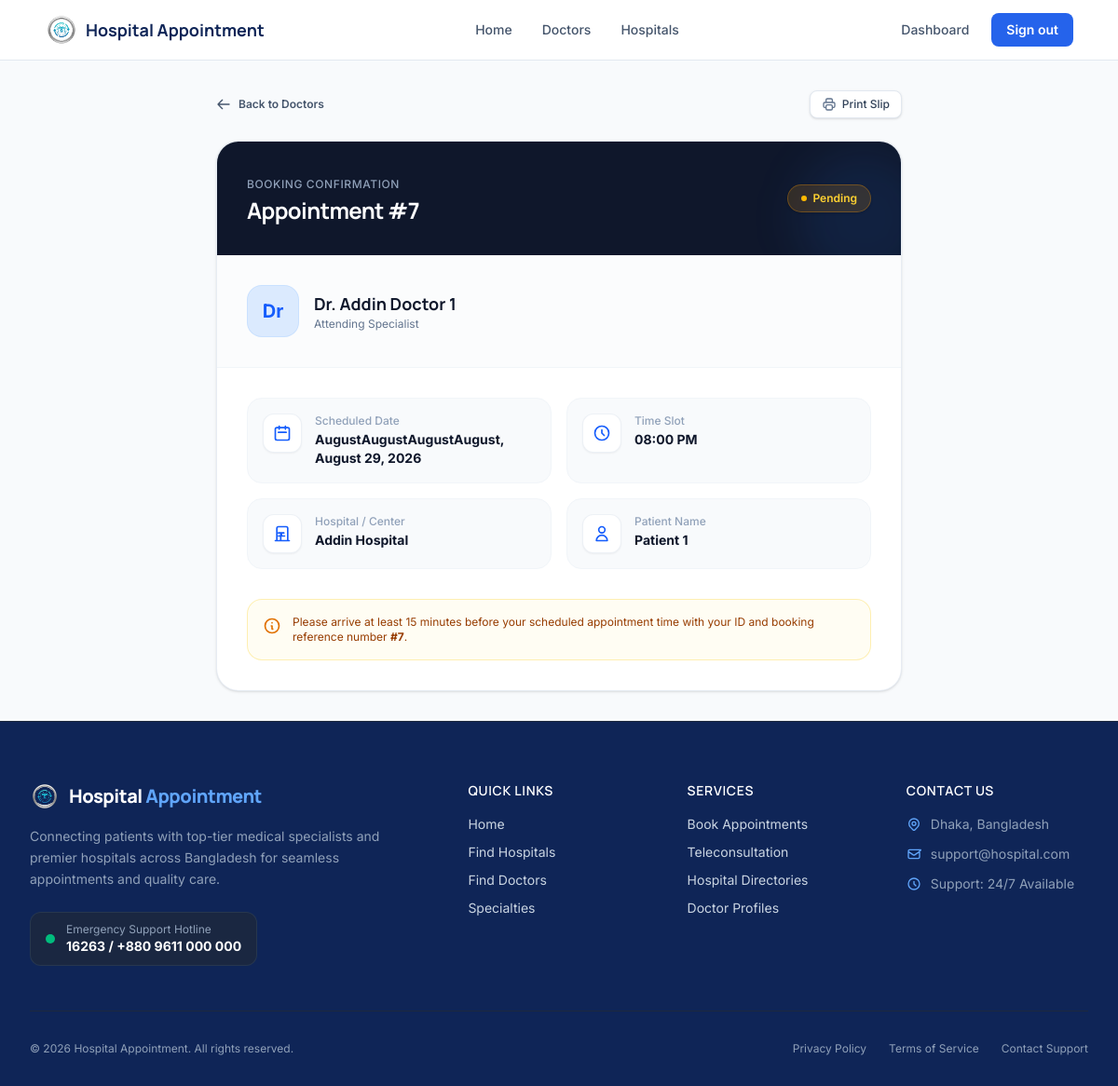
The page /appointment/7/ (signed in) on the database its author committed.
### apps/appointmentApp/models.py (models this page shows, shortened)
class Appointment(models.Model):
    patient = models.ForeignKey(
        CustomUser,
        on_delete=models.PROTECT,
        related_name="appointments_as_patient",
        limit_choices_to={"role": "patient"},
    )
    hospital = models.ForeignKey(
        Hospital, on_delete=models.PROTECT, related_name="appointments"
    )
    doctor = models.ForeignKey(
        DoctorProfile, on_delete=models.PROTECT, related_name="appointments"
    )
    appointment_date = models.DateField()
    appointment_time = models.TimeField()
    status = models.CharField(
        max_length=20, choices=APPOINTMENT_STATUS_CHOICES, default="pending"
    )
    created_by = models.ForeignKey(
        CustomUser,
        on_delete=models.PROTECT,
        related_name="appointments_created",
        help_text="User (Patient, Staff, or Admin) who booked the appointment.",
    )
    created_at = models.DateTimeField(default=timezone.now)
    class Meta:
        ordering = ["appointment_date", "appointment_time"]

### apps/doctorApp/models.py (models this page shows, shortened)
class DoctorProfile(models.Model):
    user = models.OneToOneField(
        CustomUser,
        on_delete=models.CASCADE,
        primary_key=True,
        related_name="doctor_profile",
        limit_choices_to={
            "role": "doctor"
        },  # Ensures only 'doctor' users get a profile
    )
    hospital = models.ManyToManyField(
        Hospital,
        related_name="doctors",
        help_text="One doctor can belongs to multiple hospitals.",
    )
    specialized = models.ManyToManyField(DoctorSpecialized, related_name="doctors")
    image = models.URLField(blank=True, null=True)
    chamber_room = models.CharField(max_length=50, blank=True, null=True)  # Optional
    fee = models.DecimalField(max_digits=10, decimal_places=2, default=0.00)
    search_count = models.PositiveIntegerField(default=0)
    created_at = models.DateTimeField(default=timezone.now)
    class Meta:
        verbose_name = "Doctor Profile"
        verbose_name_plural = "Doctor Profiles"

### apps/userApp/models.py (models this page shows, shortened)
class CustomUser(AbstractBaseUser, PermissionsMixin):
    full_name = models.CharField(max_length=255)
    email = models.EmailField(unique=True)
    phone = models.CharField(max_length=20, unique=True, blank=True, null=True)
    role = models.CharField(
        max_length=50,
        choices=ROLE_CHOICES,
        default='patient', # Default role for self-registered users
        help_text="Defines the user's role in the system."
    )
    hospital = models.ManyToManyField(
        'hospitalApp.Hospital',
        related_name='users',
        help_text="Hospital this user is associated with (Null for Super Admin/Patient)."
    )
    created_at = models.DateTimeField(default=timezone.now)
    is_active = models.BooleanField(default=True)
    is_staff = models.BooleanField(default=False)
    is_superuser = models.BooleanField(default=False)
    last_login = models.DateTimeField(null=True, blank=True)
    date_joined = models.DateTimeField(default=timezone.now)
    objects = CustomUserManager()
    USERNAME_FIELD = 'email'
    REQUIRED_FIELDS = ['full_name', 'role']

### apps/hospitalApp/models.py (models this page shows, shortened)
class Hospital(models.Model):
    name = models.CharField(max_length=255)
    slug = models.SlugField(unique=True, blank=True)
    address = models.TextField()
    contact = models.CharField(max_length=20)
    email = models.EmailField()
    image = models.URLField(blank=True, null=True)
    search_count = models.PositiveIntegerField(default=0)
    created_by = models.ForeignKey(
        "userApp.CustomUser",
        on_delete=models.PROTECT,  # Protects the hospital record from deletion if the creator is still needed
        related_name="hospitals_created",
        limit_choices_to={
            "role": "super_admin"
        },  # Only super admins can create hospitals
    )
    created_at = models.DateTimeField(default=timezone.now)
    class Meta:
        verbose_name = "Hospital"
        verbose_name_plural = "Hospitals"

### apps/appointmentApp/views.py (the view)
# urls.py: path("<int:pk>/", AppointmentDetailView.as_view(), name="appointment_detail"),
class AppointmentDetailView(LoginRequiredMixin, DetailView):
    model = Appointment
    template_name = "appointmentApp/appointment_detail.html"
    context_object_name = "appointment"
    pk_url_kwarg = "pk"
    def get_queryset(self):
        user = self.request.user
        if user.role == "patient":
            qs = Appointment.objects.filter(patient=user)
        elif user.role == "doctor":
            qs = Appointment.objects.filter(doctor__user=user)
        elif user.role in ["hospital_admin", "staff"]:
            qs = Appointment.objects.filter(hospital__in=user.hospital.all())
        else:  # super_admin
            qs = Appointment.objects.all()
        return qs.select_related("doctor__user", "hospital", "patient")

### apps/appointmentApp/templates/appointmentApp/appointment_detail.html (shortened to what this page needs)
{% extends 'base.html' %}
{% block content %}
  <div class="max-w-3xl mx-auto px-4 py-8">
    <div class="flex items-center justify-between mb-6">
      <a href="{% url 'doctorApp:doctor_list' %}" class="inline-flex items-center gap-2 text-xs font-semibold text-slate-600 hover:text-slate-900 transition-colors">
        <svg class="w-4 h-4" fill="none" stroke="currentColor" viewBox="0 0 24 24">
          <path stroke-linecap="round" stroke-linejoin="round" stroke-width="2" d="M10 19l-7-7m0 0l7-7m-7 7h18" />
        </svg>Back to Doctors
      </a>
      <button onclick="window.print()" class="inline-flex items-center gap-1.5 px-3 py-1.5 rounded-lg border border-slate-200 bg-white text-xs font-medium text-slate-700 hover:bg-slate-50 transition-colors shadow-sm">
        Print Slip
      </button>
    </div>
    <div class="bg-white rounded-3xl border border-slate-200/80 shadow-sm overflow-hidden">
      <div class="bg-slate-900 p-6 md:p-8 text-white relative overflow-hidden">
        <div class="flex flex-col sm:flex-row sm:items-center justify-between gap-4 relative z-10">
          <div>
            <span class="text-xs font-medium tracking-wider text-slate-400 uppercase">Booking Confirmation</span>
            <h1 class="text-2xl font-bold tracking-tight text-white mt-0.5">Appointment #{{ appointment.pk }}</h1>
          </div>
          <div>
            <span class="inline-flex items-center gap-1.5 px-3.5 py-1.5 rounded-full text-xs font-semibold shadow-sm
            {% if appointment.status == 'approved' %}
              bg-emerald-500/15 text-emerald-300 border border-emerald-500/30
              {% elif appointment.status == 'pending' %}
              bg-amber-500/15 text-amber-300 border border-amber-500/30
              {% elif appointment.status == 'cancelled' %}
              bg-rose-500/15 text-rose-300 border border-rose-500/30
              {% else %}
              bg-slate-700 text-slate-300 border border-slate-600
              {% endif %}">
              <span class="w-1.5 h-1.5 rounded-full
              {% if appointment.status == 'approved' %}
                  bg-emerald-400
                {% elif appointment.status == 'pending' %}
                  bg-amber-400
                {% elif appointment.status == 'cancelled' %}
                  bg-rose-400
                {% else %}
                  bg-slate-400
                {% endif %}">
              </span>
              {{ appointment.get_status_display }}
            </span>
          </div>
        </div>
      </div>
      <div class="p-6 md:p-8 border-b border-slate-100 bg-slate-50/50 flex items-center gap-4">
        <div class="w-14 h-14 rounded-2xl bg-blue-100 text-blue-600 flex items-center justify-center font-bold text-xl border border-blue-200/60 shrink-0">Dr</div>
        <div>
          <h2 class="text-lg font-bold text-slate-900">Dr. {{ appointment.doctor.user.full_name }}</h2>
          <p class="text-xs text-slate-500">Attending Specialist</p>
        </div>
      </div>
      <div class="p-6 md:p-8 grid grid-cols-1 sm:grid-cols-2 gap-4">
        <div class="p-4 rounded-2xl bg-slate-50 border border-slate-100 flex items-start gap-3.5">
          <div class="p-2.5 rounded-xl bg-white text-blue-600 shadow-xs border border-slate-200/60 shrink-0">
            <svg class="w-5 h-5" fill="none" stroke="currentColor" viewBox="0 0 24 24">
              <path stroke-linecap="round" stroke-linejoin="round" stroke-width="2" d="M8 7V3m8 4V3m-9 8h10M5 21h14a2 2 0 002-2V7a2 2 0 00-2-2H5a2 2 0 00-2 2v12a2 2 0 002 2z" />
            </svg>
          </div>
          <div>
            <span class="text-xs font-medium text-slate-400 block">Scheduled Date</span>
            <span class="text-sm font-bold text-slate-900 mt-0.5 block">{{ appointment.appointment_date|date:'EEEE, F d, Y' }}</span>
          </div>
        </div>
        <div class="p-4 rounded-2xl bg-slate-50 border border-slate-100 flex items-start gap-3.5">
          <div class="p-2.5 rounded-xl bg-white text-blue-600 shadow-xs border border-slate-200/60 shrink-0">
            <svg class="w-5 h-5" fill="none" stroke="currentColor" viewBox="0 0 24 24">
              <path stroke-linecap="round" stroke-linejoin="round" stroke-width="2" d="M12 8v4l3 3m6-3a9 9 0 11-18 0 9 9 0 0118 0z" />
            </svg>
          </div>
          <div>
            <span class="text-xs font-medium text-slate-400 block">Time Slot</span>
            <span class="text-sm font-bold text-slate-900 mt-0.5 block">{{ appointment.appointment_time|time:'h:i A' }}</span>
          </div>
        </div>
        <div class="p-4 rounded-2xl bg-slate-50 border border-slate-100 flex items-start gap-3.5">
          <div class="p-2.5 rounded-xl bg-white text-blue-600 shadow-xs border border-slate-200/60 shrink-0">
            <svg class="w-5 h-5" fill="none" stroke="currentColor" viewBox="0 0 24 24">
              <path stroke-linecap="round" stroke-linejoin="round" stroke-width="2" d="M19 21V5a2 2 0 00-2-2H7a2 2 0 00-2 2v16m14 0h2m-2 0h-5m-9 0H3m2 0h5m0 0h4m-4 0V11m0 0h4m-4 0H7m4 0v4m0 0h4m-4 0H7" />
            </svg>
          </div>
          <div>
            <span class="text-xs font-medium text-slate-400 block">Hospital / Center</span>
            <span class="text-sm font-bold text-slate-900 mt-0.5 block">{{ appointment.hospital.name }}</span>
          </div>
        </div>
        <div class="p-4 rounded-2xl bg-slate-50 border border-slate-100 flex items-start gap-3.5">
          <div class="p-2.5 rounded-xl bg-white text-blue-600 shadow-xs border border-slate-200/60 shrink-0">
            <svg class="w-5 h-5" fill="none" stroke="currentColor" viewBox="0 0 24 24">
              <path stroke-linecap="round" stroke-linejoin="round" stroke-width="2" d="M16 7a4 4 0 11-8 0 4 4 0 018 0zM12 14a7 7 0 00-7 7h14a7 7 0 00-7-7z" />
            </svg>
          </div>
          <div>
            <span class="text-xs font-medium text-slate-400 block">Patient Name</span>
            <span class="text-sm font-bold text-slate-900 mt-0.5 block">{{ appointment.patient.full_name|default:appointment.patient.email }}</span>
          </div>
        </div>
      </div>
      <div class="px-6 pb-6 md:px-8 md:pb-8">
        <div class="p-4 rounded-2xl bg-amber-50/60 border border-amber-200/60 flex items-start gap-3 text-amber-800 text-xs">
          <svg class="w-5 h-5 text-amber-600 shrink-0 mt-0.5" fill="none" stroke="currentColor" viewBox="0 0 24 24">
            <path stroke-linecap="round" stroke-linejoin="round" stroke-width="2" d="M13 16h-1v-4h-1m1-4h.01M21 12a9 9 0 11-18 0 9 9 0 0118 0z" />
          </svg>
          <span>Please arrive at least 15 minutes before your scheduled appointment time with your ID and booking reference number <strong>#{{ appointment.pk }}</strong>.</span>
        </div>
      </div>
    </div>
  </div>
{% endblock %}

### templates/base.html (style rules this page uses)
body { font-family: 'Inter', sans-serif; }
h1, h2, h3, .font-display { font-family: 'Manrope', sans-serif; }

### rows shown on the page
Appointment: pk "7", status "Pending", doctor.user.full_name "Addin Doctor 1", appointment_date "AugustAugustAugustAugust, August 29, 2026", appointment_time "08:00 PM", hospital.name "Addin Hospital", patient.full_name "Patient 1"
